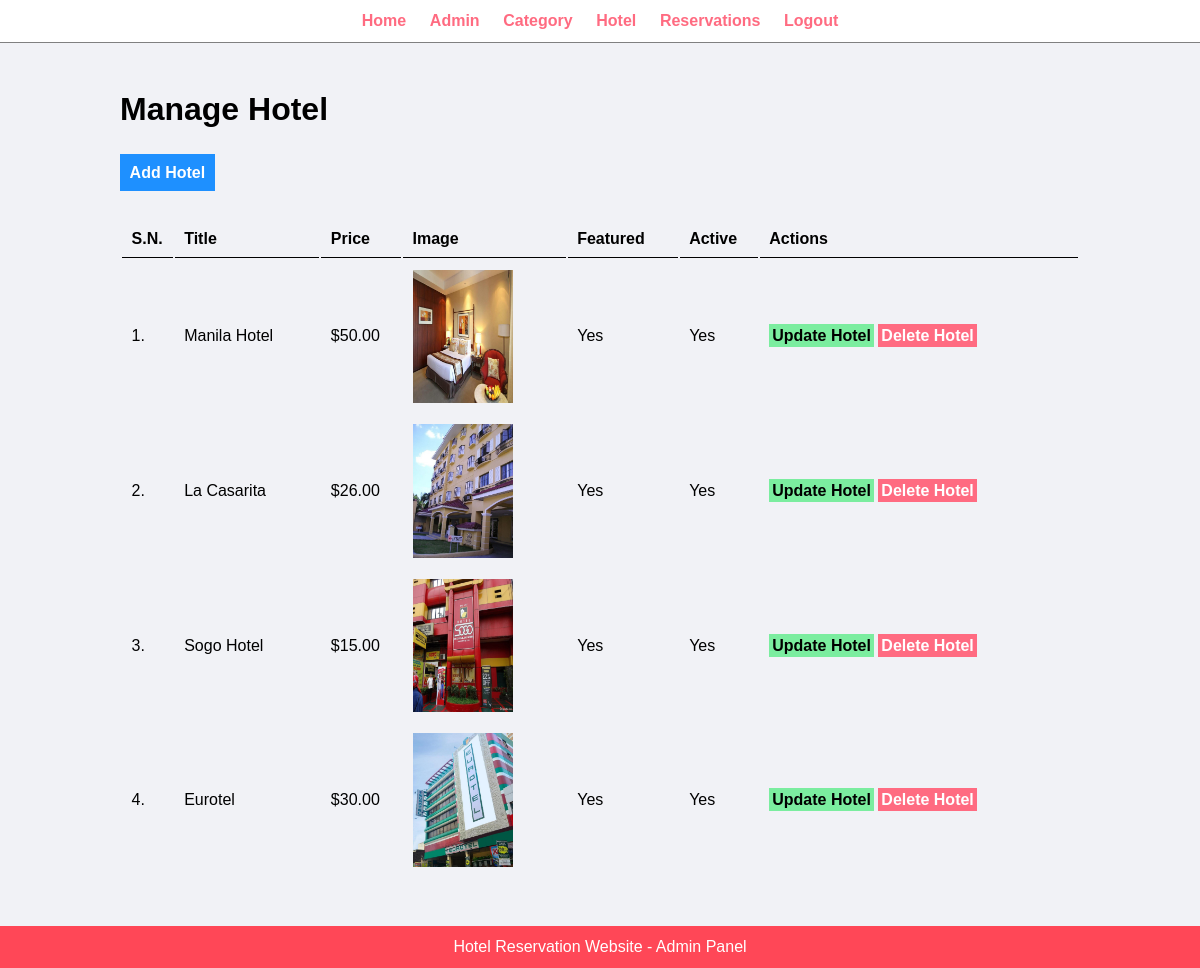
The page /admin/manage-hotel.php (signed in) on the database its author committed.
### tables this page shows
CREATE TABLE `tbl_hotel` (
  `id` int(10) UNSIGNED NOT NULL,
  `title` varchar(100) NOT NULL,
  `description` text NOT NULL,
  `price` decimal(10,2) NOT NULL,
  `image_name` varchar(255) NOT NULL,
  `category_id` int(10) UNSIGNED NOT NULL,
  `featured` varchar(10) NOT NULL,
  `active` varchar(10) NOT NULL
);

### admin/manage-hotel.php (the view, shortened to what this page needs)
<?php include('partials/menu.php'); ?>
<div class="main-content">
    <div class="wrapper">
        <h1>Manage Hotel</h1>
        <br /><br />
                <a href="<?php echo SITEURL; ?>admin/add-hotel.php" class="btn-primary">Add Hotel</a>
                <br /><br /><br />
                <table class="tbl-full">
                    <tr>
                        <th>S.N.</th>
                        <th>Title</th>
                        <th>Price</th>
                        <th>Image</th>
                        <th>Featured</th>
                        <th>Active</th>
                        <th>Actions</th>
                    </tr>
                    <?php
                        $sql = "SELECT * FROM tbl_hotel";
                        $res = mysqli_query($conn, $sql);
                        $count = mysqli_num_rows($res);
                        $sn=1;
                        if($count>0)
                        {
                            while($row=mysqli_fetch_assoc($res))
                            {
                                $id = $row['id'];
                                $title = $row['title'];
                                $price = $row['price'];
                                $image_name = $row['image_name'];
                                $featured = $row['featured'];
                                $active = $row['active'];
                                ?>
                                <tr>
                                    <td><?php echo $sn++; ?>. </td>
                                    <td><?php echo $title; ?></td>
                                    <td>$<?php echo $price; ?></td>
                                    <td>
                                        <?php
                                            if($image_name=="")
                                            {
                                                echo "<div class='error'>Image not Added.</div>";
                                            }
                                            else
                                            {
                                                ?>
                                                <img src="<?php echo SITEURL; ?>images/hotel/<?php echo $image_name; ?>" width="100px">
                                                <?php
                                            }
                                        ?>
                                    </td>
                                    <td><?php echo $featured; ?></td>
                                    <td><?php echo $active; ?></td>
                                    <td>
                                        <a href="<?php echo SITEURL; ?>admin/update-hotel.php?id=<?php echo $id; ?>" class="btn-secondary">Update Hotel</a>
                                        <a href="<?php echo SITEURL; ?>admin/delete-hotel.php?id=<?php echo $id; ?>&image_name=<?php echo $image_name; ?>" class="btn-danger">Delete Hotel</a>
                                    </td>
                                </tr>
                                <?php
                            }
                        }
                        else
                        {
                            echo "<tr> <td colspan='7' class='error'> Hotel not added yet. </td> </tr>";
                        }
                    ?>
                </table>
    </div>
</div>
<?php include('partials/footer.php'); ?>

### css/admin.css (style rules this page uses)
* { margin: 0; padding: 0; font-family: Arial, Helvetica, sans-serif; }
.wrapper { padding: 1%; width: 80%; margin: 0 auto; }
.tbl-full { width: 100%; }
table tr th { border-bottom: 1px solid black; padding: 1%; text-align: left; }
table tr td { padding: 1%; }
.btn-primary { background-color: #1e90ff; padding: 1%; color: white; text-decoration: none; font-weight: bold; }
.btn-secondary { background-color: #7bed9f; padding: 1%; color: black; text-decoration: none; font-weight: bold; }
.btn-danger { background-color: #ff6b81; padding: 1%; color: white; text-decoration: none; font-weight: bold; }
.main-content { background-color: #f1f2f6; padding: 3% 0; }

### rows shown on the page
tbl_hotel: title "Manila Hotel", price "50.00", image_name (picture), featured "Yes", active "Yes"
tbl_hotel: title "La Casarita", price "26.00", image_name (picture), featured "Yes", active "Yes"
tbl_hotel: title "Sogo Hotel", price "15.00", image_name (picture), featured "Yes", active "Yes"
tbl_hotel: title "Eurotel", price "30.00", image_name (picture), featured "Yes", active "Yes"
